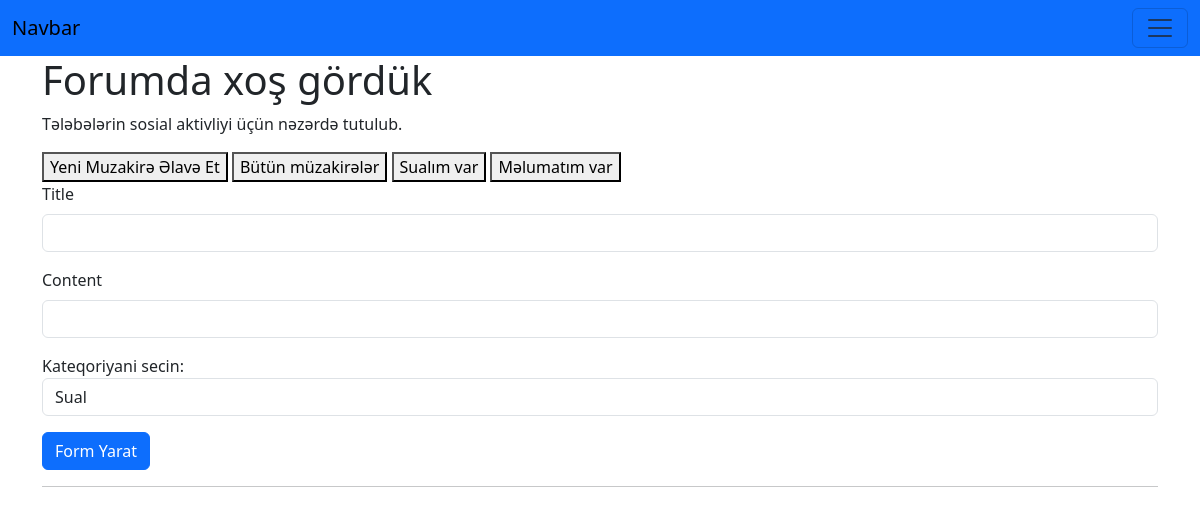
/app/forum/ (signed in), run on an earlier commit of the app's database.
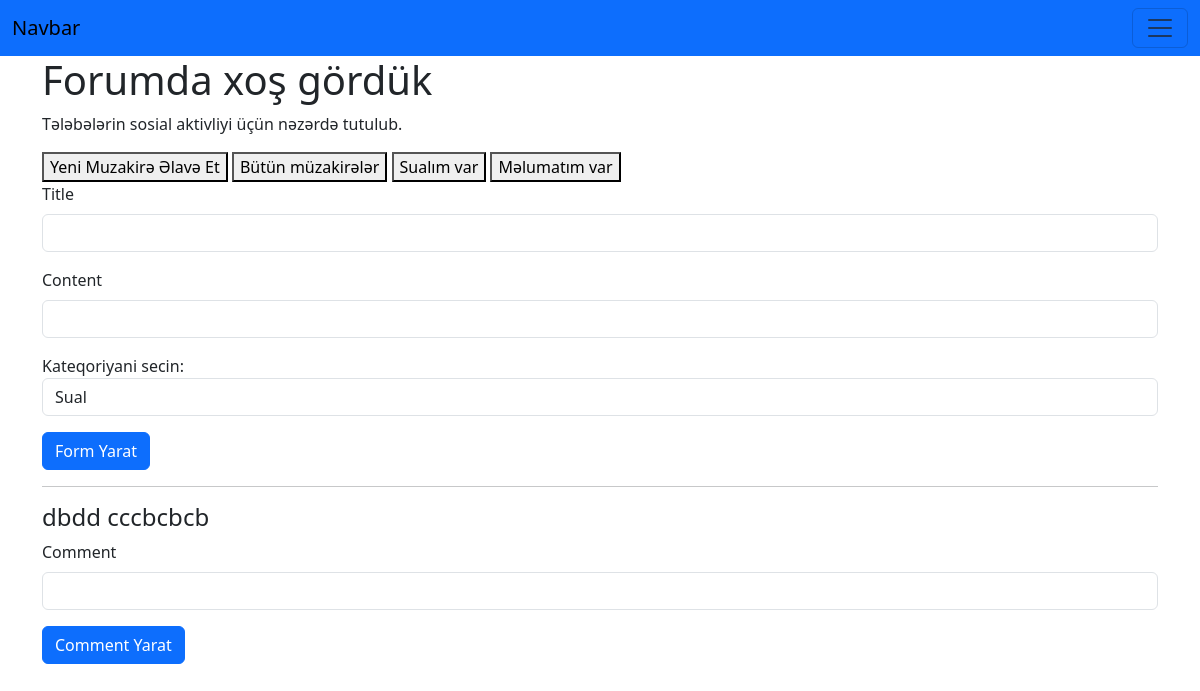
And on a later commit of the database.
### a_app/models.py (models this page shows, shortened)
class Forum(models.Model):
    CATEGORIES=(
       ('Q','Question'),
       ('I','Information'),
    )
    title=models.CharField(max_length=256)
    category=models.CharField(max_length=1,choices=CATEGORIES)
    content=RichTextField()
    pub_date=models.DateTimeField(auto_now_add=True)
    istifadeci=models.ForeignKey(User, on_delete=models.CASCADE, related_name='forums')

### a_app/views.py (the view, shortened to what this page needs)
# urls.py: path('forum/',views.forum, name='forum')
def forum(request):
    context ={
    }
    if request.user.is_authenticated:
        forms=Forum.objects.filter(istifadeci=request.user)
        context={
            'forms':forms
        }
    return render(request,'forum.html',context)

### templates/forum.html (shortened to what this page needs)
{% extends 'base.html' %}
{% block content %}
<div class="container">
    <div>
        <h1>Forumda xoş gördük</h1></h1>
        <p>Tələbələrin sosial aktivliyi üçün nəzərdə tutulub.</p>
    </div>
    <div>
    <div>
        <button>Yeni Muzakirə Əlavə Et</button>
        <button>Bütün müzakirələr</button>
        <button>Sualım var</button>
        <button>Məlumatım var</button>
    </div>
    <div>
        <form method="POST">
          <div class="mb-3">
              <label for="title" class="form-label">Title</label>
              <input type="text" name="title" class="form-control" id="title" aria-describedby="emailHelp">
          </div>
          <div class="mb-3">
              <label for="content" class="form-label">Content</label>
              <input type="content" name="content" class="form-control" id="content">
          </div>
          <div class="mb-3">
                <label for="category">Kateqoriyani secin:</label>
                 <select name="category" id="category" class="form-control">
                  <option value="Q">Sual</option>
                </select>
            </div>
            <button type="submit" class="btn btn-primary">Form Yarat</button>
    </form>
    </div>
    <hr>
    <div class="muzakire">
      <div class="row">
        <div class="col-12">
          <div data-bs-spy="scroll" data-bs-target="#list-example" data-bs-smooth-scroll="true" class="scrollspy-example" tabindex="0">
            {% for form in forms %}
            <h4 id="list-item-1">{{form.title}} {{form.content}}</h4>
            <div>
              <form method="POST">
                <div class="mb-3">
                    <label for="comment_content" class="form-label">Comment</label>
                    <input type="text" name="comment_content" class="form-control" id="comment_content">
                </div>
                  <button type="submit" class="btn btn-primary">Comment Yarat</button>
          </form>
          </div>
           {% endfor %}
          </div>
        </div>
      </div>
    </div>
  </div>
{% endblock %}

What changed in the data, as far as the page shows it:
added Forum: title "dbdd", content "cccbcbcb"
